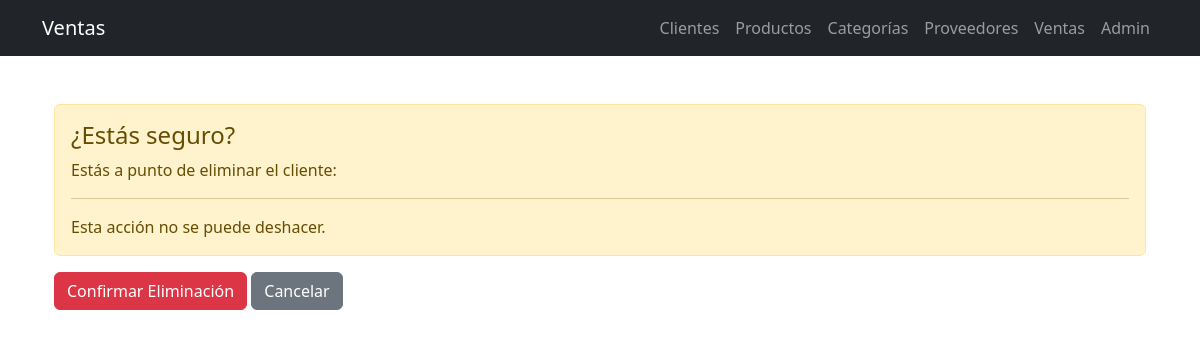
/clientes/1/eliminar/, run on an earlier commit of the app's database.
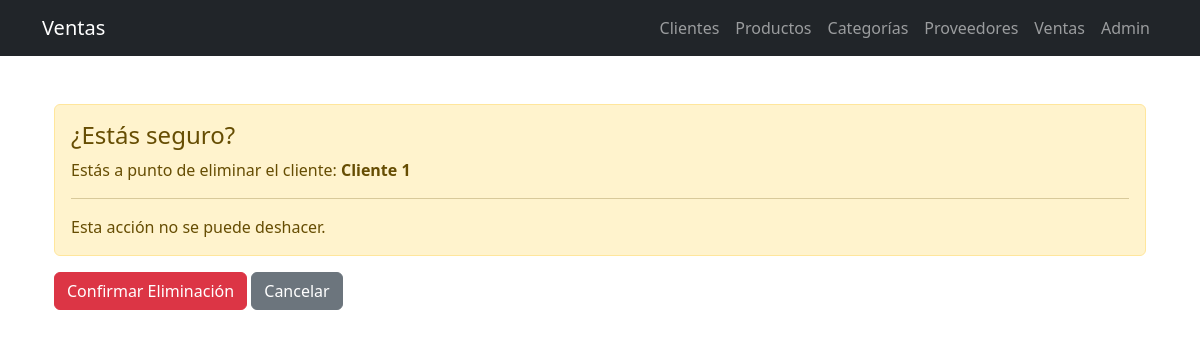
And on a later commit of the database.
### ventas/infrastructure/django_models/__init__.py (models this page shows, shortened)
class ClienteModel(models.Model):
    nombre = models.CharField(max_length=100)
    email = models.EmailField(blank=True, null=True)
    calle = models.CharField(max_length=255, blank=True, null=True)
    colonia = models.CharField(max_length=100, blank=True, null=True)
    codigo_postal = models.CharField(max_length=10, blank=True, null=True)
    ciudad = models.CharField(max_length=100, blank=True, null=True)
    telefono = models.CharField(max_length=20, blank=True, null=True)

### ventas/views.py (the view)
# urls.py: path('clientes/<int:cliente_id>/eliminar/', views.eliminar_cliente, name='eliminar_cliente'),
@require_http_methods(["GET", "POST", "DELETE"])
def eliminar_cliente(request, cliente_id):
    if request.method == 'DELETE' or (request.method == 'POST' and request.POST.get('confirmar') == 'si'):
        cliente_service.delete_cliente(cliente_id)
        if request.method == 'DELETE':
            return JsonResponse({'mensaje': 'Cliente eliminado'})
        return redirect('lista_clientes')
    cliente = cliente_service.get_cliente_by_id(cliente_id)
    return render(request, 'ventas/clientes/confirmar_delete.html', {'cliente': cliente})

### ventas/application/services/__init__.py (called while the page is built)
    def get_cliente_by_id(self, cliente_id):
        return self.repository.get_by_id(cliente_id)

### ventas/infrastructure/repositories/cliente_repository.py (called while the page is built)
    def get_by_id(self, cliente_id: int) -> Optional[Cliente]:
        try:
            cliente_model = ClienteModel.objects.get(id=cliente_id)
            return self._model_to_entity(cliente_model)
        except ObjectDoesNotExist:
            return None

    def _model_to_entity(self, cliente_model: ClienteModel) -> Cliente:
        return Cliente(
            id=cliente_model.id,
            nombre=cliente_model.nombre,
            email=cliente_model.email,
            calle=cliente_model.calle,
            colonia=cliente_model.colonia,
            codigo_postal=cliente_model.codigo_postal,
            ciudad=cliente_model.ciudad,
            telefono=cliente_model.telefono
        )

### ventas/templates/ventas/clientes/confirmar_delete.html (shortened to what this page needs)
{% extends "ventas/base.html" %}
{% block content %}
<div class="container mt-5">
    <div class="alert alert-warning" role="alert">
        <h4 class="alert-heading">¿Estás seguro?</h4>
        <p>Estás a punto de eliminar el cliente: <strong>{{ cliente.nombre }}</strong></p>
        <hr>
        <p class="mb-0">Esta acción no se puede deshacer.</p>
    </div>
    <form method="post" class="d-inline">
        <button type="submit" class="btn btn-danger">Confirmar Eliminación</button>
        <a href="{% url 'lista_clientes' %}" class="btn btn-secondary">Cancelar</a>
    </form>
</div>
{% endblock %}

What changed in the data, as far as the page shows it:
added ClienteModel: nombre "Cliente 1"
